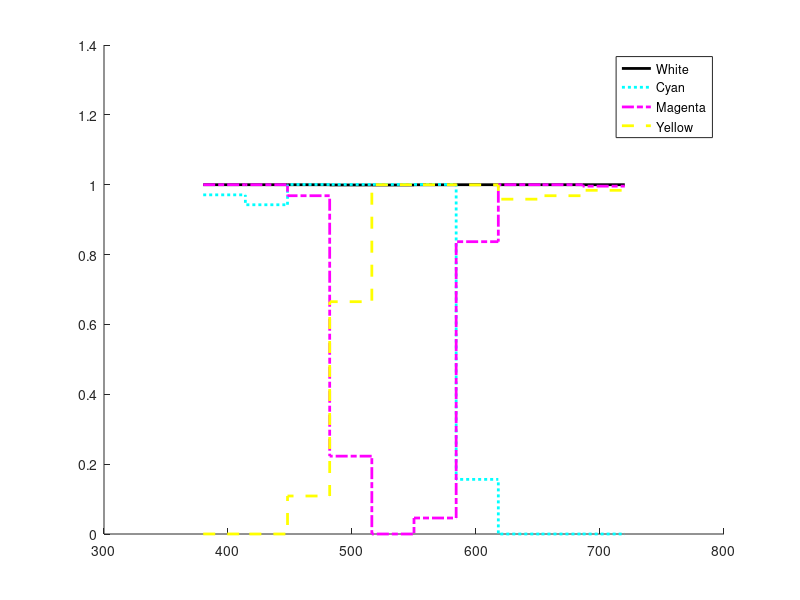
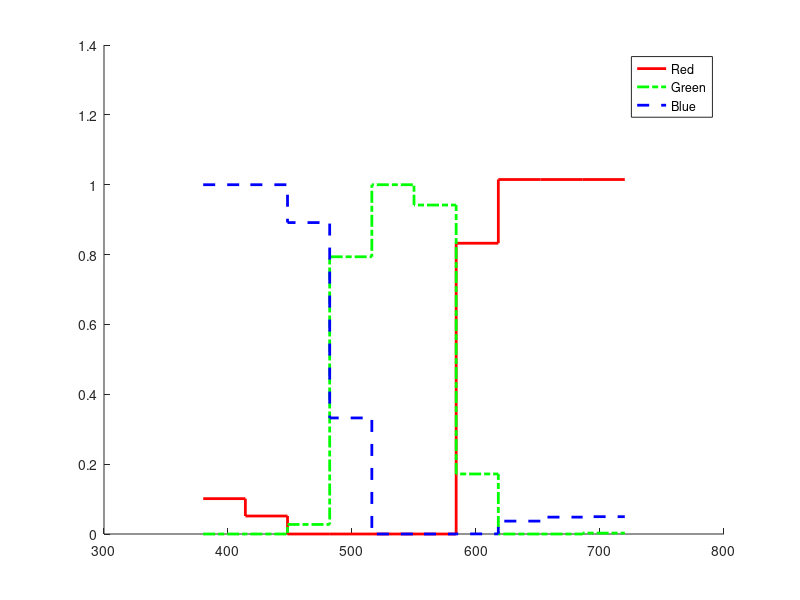

Write MATLAB code to recreate these figures, in order.
whiteSpectrum =     [1.0000 1.0000 0.9999 0.9993 0.9992 0.9998 1.0000 1.0000 1.0000 1.0000 1.0];
cyanSpectrum =      [0.9710 0.9426 1.0007 1.0007 1.0007 1.0007 0.1564 0.0000 0.0000 0.0000 0.0];
magentaSpectrum =   [1.0000 1.0000 0.9685 0.2229 0.0000 0.0458 0.8369 1.0000 1.0000 0.9959 0.9959];
yellowSpectrum =    [0.0001 0.0000 0.1088 0.6651 1.0000 1.0000 0.9996 0.9586 0.9685 0.9840 0.9840];
redSpectrum =       [0.1012 0.0515 0.0000 0.0000 0.0000 0.0000 0.8325 1.0149 1.0149 1.0149 1.0149];
greenSpectrum =     [0.0000 0.0000 0.0273 0.7937 1.0000 0.9418 0.1719 0.0000 0.0000 0.0025 0.0025];
blueSpectrum =      [1.0000 1.0000 0.8916 0.3323 0.0000 0.0000 0.0003 0.0369 0.0483 0.0496 0.0496];

X = linspace(380,720, 11);

figure
hold on
stairs(X, whiteSpectrum, 'black', 'Linewidth', 2, 'Linestyle', '-')
stairs(X, cyanSpectrum, 'cyan', 'Linewidth', 2,  'Linestyle', ':')
stairs(X, magentaSpectrum, 'magenta','Linewidth', 2, 'Linestyle', '-.')
stairs(X, yellowSpectrum, 'yellow', 'Linewidth', 2, 'Linestyle', '--')
legend('White', 'Cyan', 'Magenta', 'Yellow')
hold off

figure
hold on
stairs(X, redSpectrum, 'red', 'Linewidth', 2)
stairs(X, greenSpectrum, 'green', 'Linewidth', 2, 'Linestyle', '-.')
stairs(X, blueSpectrum, 'blue', 'Linewidth', 2, 'Linestyle', '--')
legend('Red', 'Green', 'Blue')
hold off